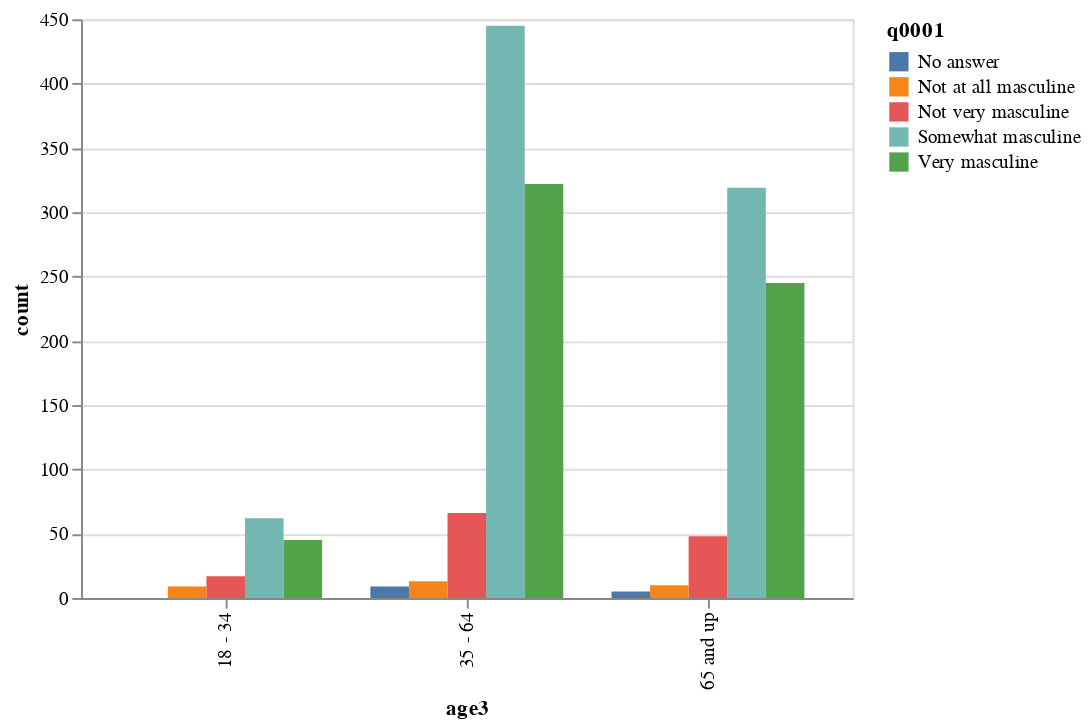

Here is the notebook cell this chart was saved with:
### Code cell
alt.Chart(df_masc).mark_bar().encode(
    x="age3",
    y="count",
    color="q0001",
    xOffset="q0001"
)

### Figure 1 — Vega-Lite specification as saved in the notebook (floating-point values rounded to 4 significant figures)
{"config": {"view": {"continuousWidth": 300, "continuousHeight": 300}}, "data": {"name": "data-8b7d97345d05023c8c60418619db9335"}, "mark": {"type": "bar"}, "encoding": {"color": {"field": "q0001", "type": "nominal"}, "x": {"field": "age3", "type": "nominal"}, "xOffset": {"field": "q0001", "type": "nominal"}, "y": {"field": "count", "type": "quantitative"}}, "$schema": "https://vega.github.io/schema/vega-lite/v5.15.1.json", "datasets": {"data-8b7d97345d05023c8c60418619db9335": [{"age3": "18 - 34", "q0001": "Somewhat masculine", "count": 62}, {"age3": "18 - 34", "q0001": "Very masculine", "count": 45}, {"age3": "18 - 34", "q0001": "Not very masculine", "count": 17}, {"age3": "18 - 34", "q0001": "Not at all masculine", "count": 9}, {"age3": "35 - 64", "q0001": "Somewhat masculine", "count": 445}, {"age3": "35 - 64", "q0001": "Very masculine", "count": 322}, {"age3": "35 - 64", "q0001": "Not very masculine", "count": 66}, {"age3": "35 - 64", "q0001": "Not at all masculine", "count": 13}, {"age3": "35 - 64", "q0001": "No answer", "count": 9}, {"age3": "65 and up", "q0001": "Somewhat masculine", "count": 319}, {"age3": "65 and up", "q0001": "Very masculine", "count": 245}, {"age3": "65 and up", "q0001": "Not very masculine", "count": 48}, {"age3": "65 and up", "q0001": "Not at all masculine", "count": 10}, {"age3": "65 and up", "q0001": "No answer", "count": 5}]}}
